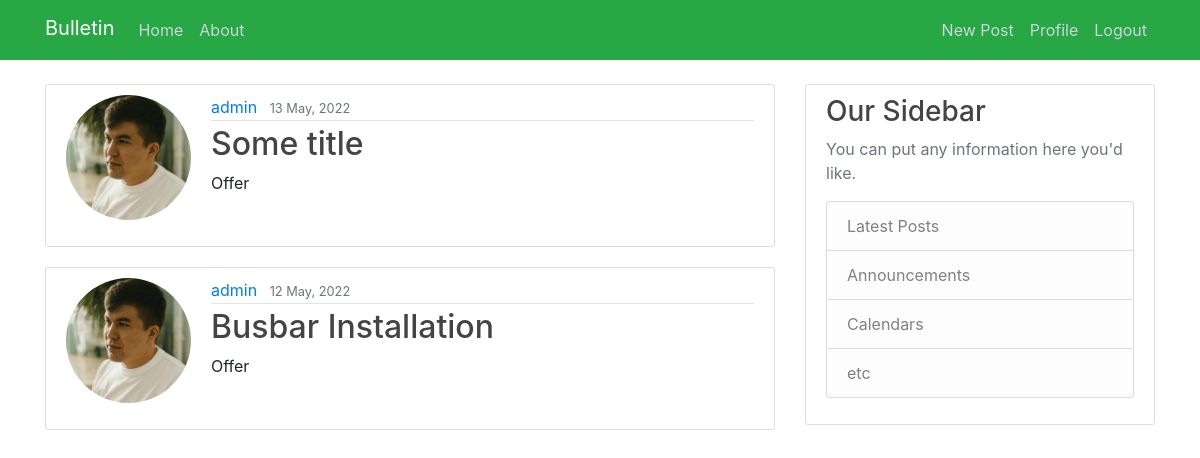
The app's page /home/ (signed in) with its own data.
### myboardapp/models.py (models this page shows, shortened)
class Bulletin(models.Model):
    title = models.CharField(max_length=100, blank=True)
    author = models.ForeignKey(User, on_delete=models.CASCADE)
    content = models.TextField()
    file = models.FileField(upload_to='files/',
                                             blank=True,
                                             )
    bulletin_category = models.ForeignKey(CategoryModel, on_delete=models.CASCADE)
    date_created = models.DateTimeField(default=timezone.now)

class CategoryModel(models.Model):
    category_name = models.CharField(max_length=255,
                                     unique=True,
                                     )
    def __str__(self):
        return f'{self.category_name}'
    """
    >>> from myboardapp.models import Bulletin
    >>> from myboardapp.models import CategoryModel
    >>> CategoryModel.objects.create(category_name = "Offer")
    <CategoryModel: Offer>
    """

### users/models.py (models this page shows, shortened)
class Profile(models.Model):
    user = models.OneToOneField(User, on_delete=models.CASCADE)
    image = models.ImageField(default='default.jpg', upload_to='profile_pics')

### myboardapp/views.py (the view)
# urls.py: path('home/', PostListView.as_view(), name='home'),
class PostListView(ListView):
    model = Bulletin
    template_name = 'myboardapp/home.html'
    context_object_name = 'bulletins_0'
    ordering = ['-date_created']
    paginate_by = 2

### myboardapp/templates/myboardapp/home.html (shortened to what this page needs)
{% extends "myboardapp/base.html" %}
{% load static %}
{% block content %}
    <main role="main" class="container">
      <div class="row">
        <div class="col-md-8">
            {% for bulletin in bulletins_0 %}
                <article class="media content-section">
                    <img class="rounded-circle account-img" src="{{ bulletin.author.profile.image.url }}">
                    <div class="media-body">
                        <div class="article-metadata">
                      <a class="mr-2" href="#">{{ bulletin.author }}</a>
                      <small class="text-muted">{{ bulletin.date_created|date:"d F, Y" }}</small>
                    </div>
                    <h2><a class="article-title" href="{% url 'bulletin-detail' bulletin.id %}">{{ bulletin.title }}</a></h2>
                    <p class="article-content">{{ bulletin.bulletin_category }}</p>
                  </div>
                </article>
            {% endfor %}
        </div>
        <div class="col-md-4">
          <div class="content-section">
            <h3>Our Sidebar</h3>
            <p class='text-muted'>You can put any information here you'd like.
              <ul class="list-group">
                <li class="list-group-item list-group-item-light">Latest Posts</li>
                <li class="list-group-item list-group-item-light">Announcements</li>
                <li class="list-group-item list-group-item-light">Calendars</li>
                <li class="list-group-item list-group-item-light">etc</li>
              </ul>
            </p>
          </div>
        </div>
      </div>
    </main>
{% endblock content %}

### myboardapp/static/myboardapp/mail.css (style rules this page uses)
h1, h2, h3, h4, h5, h6 { color: #444444; }
ul { margin: 0; }
.content-section { background: #ffffff; padding: 10px 20px; border: 1px solid #dddddd; border-radius: 3px; margin-bottom: 20px; }
.article-title { color: #444444; }
.article-content { white-space: pre-line; }
.article-metadata { padding-bottom: 1px; margin-bottom: 4px; border-bottom: 1px solid #e3e3e3 }
.account-img { height: 125px; width: 125px; margin-right: 20px; margin-bottom: 16px; }

### records on screen
Bulletin: author.profile.image (picture), author "admin", date_created "13 May, 2022", title "Some title", bulletin_category "Offer"
Bulletin: author.profile.image (picture), author "admin", date_created "12 May, 2022", title "Busbar Installation", bulletin_category "Offer"
